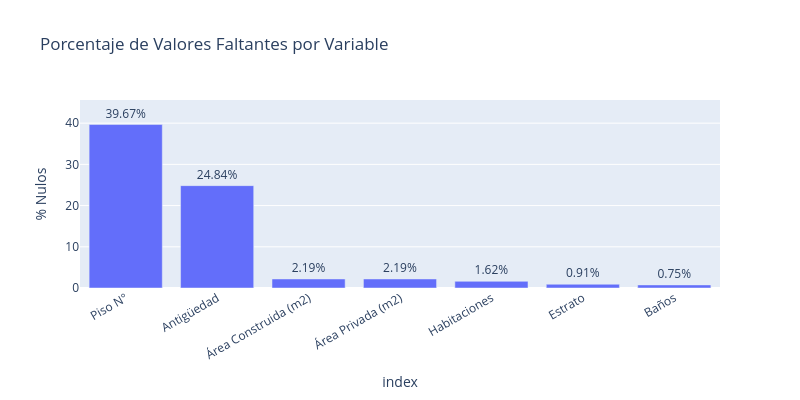

Write notebook code for a chart like this one.
### Code cell
nulos_filtrado = nulos[nulos['Nulos'] > 0].sort_values('% Nulos', ascending=False)

fig = px.bar(nulos_filtrado, x=nulos_filtrado.index, y='% Nulos',
             text='% Nulos',
             title="Porcentaje de Valores Faltantes por Variable",
             labels={'x': 'Variable', '% Nulos': '% Nulos'},
             width=800, height=400)

fig.update_traces(texttemplate='%{text}%', textposition='outside')
fig.update_layout(
    xaxis_tickangle=-30,
    yaxis_range=[0, nulos_filtrado['% Nulos'].max() * 1.15]
)
fig.show()

### Figure 1 — Plotly figure (JSON) as saved in the notebook; plotly's stock layout.template omitted (floating-point values rounded to 4 significant figures)
{"data": [{"hovertemplate": "index=%{x}<br>% Nulos=%{text}<extra></extra>", "legendgroup": "", "marker": {"color": "#636efa", "pattern": {"shape": ""}}, "name": "", "orientation": "v", "showlegend": false, "text": [39.67, 24.84, 2.19, 2.19, 1.62, 0.91, 0.75], "textposition": "outside", "texttemplate": "%{text}%", "type": "bar", "x": ["Piso N°", "Antigüedad", "Área Construida (m2)", "Área Privada (m2)", "Habitaciones", "Estrato", "Baños"], "xaxis": "x", "y": [39.67, 24.84, 2.19, 2.19, 1.62, 0.91, 0.75], "yaxis": "y"}], "layout": {"barmode": "relative", "height": 400, "legend": {"tracegroupgap": 0}, "title": {"text": "Porcentaje de Valores Faltantes por Variable"}, "width": 800, "xaxis": {"anchor": "y", "domain": [0, 1], "tickangle": -30, "title": {"text": "index"}}, "yaxis": {"anchor": "x", "domain": [0, 1], "range": [0, 45.62], "title": {"text": "% Nulos"}}}}
